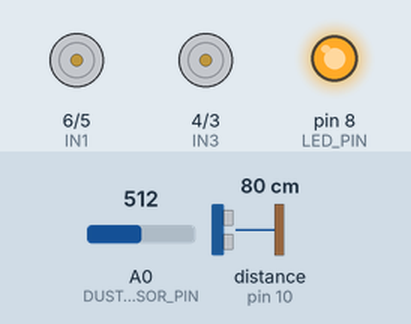
This sketch was run on a simulated Arduino Uno, built with avr-gcc and run on an emulated ATmega328P. Shown: motor-driver pin pairs drawn as motors (green arrow = first pin HIGH = forward, orange = second pin HIGH = backward, longer = more drive, scaled by the enable pin), output pins drawn as LEDs (lit = HIGH). Wiring (inferred from the names in the program): ultrasonic range finder: trigger pin 9; echo pin 10. The inputs (shaded band) are chosen by the test bench; at power-on: distance to the obstacle (sensor on pin 10) 80 cm, A0 (DUST_SENSOR_PIN) = 512. The echo pulse lasts 58.3 µs per cm; pins used as bus, display or sensor lines are not drawn.

Above: at 1.2 s.
1.3 s: distance to the obstacle (sensor on pin 10) set to 2 cm
At 2.5 s:
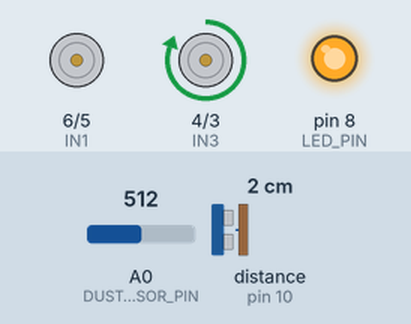
2.8 s: A0 (DUST_SENSOR_PIN) set to 22
4.3 s: A0 (DUST_SENSOR_PIN) set to 17
At 5.5 s:
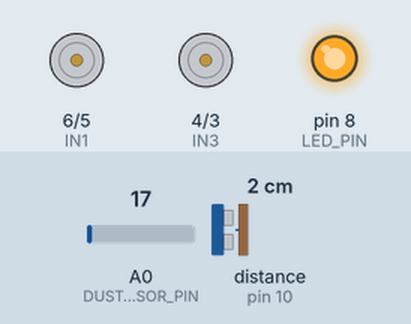
5.8 s: A0 (DUST_SENSOR_PIN) set to 122
At 7.0 s:
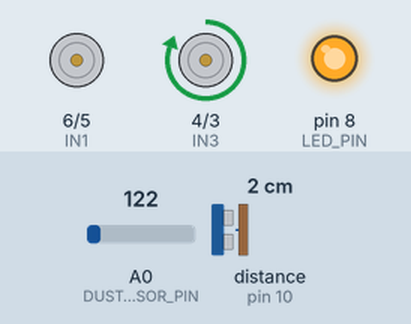
7.3 s: distance to the obstacle (sensor on pin 10) set to 23 cm
At 8.3 s:
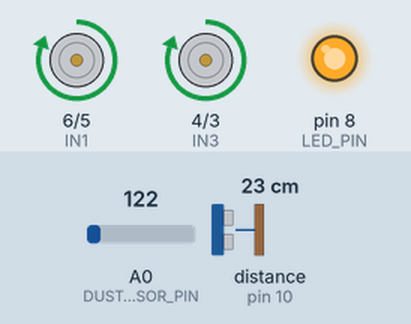
10.3 s: distance to the obstacle (sensor on pin 10) set to 20 cm
At 11.0 s:
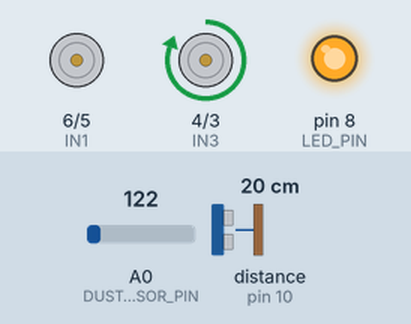
Timing chart, 0 to 12.9 s (numbered marks = the images above; inputs shaded):
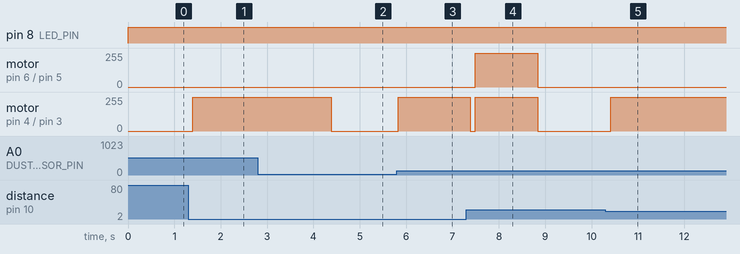

The sketch:

PID1.ino
```cpp
#define TRIG_PIN 9
#define ECHO_PIN 10
#define ENA 7
#define IN1 6
#define IN2 5
#define IN3 4
#define IN4 3
#define ENB 2
#define LED_PIN 8
#define DUST_SENSOR_PIN A0

long duration;
int distance;
int setPoint = 20; // Jarak dalam cm untuk menghindari halangan
int error, lastError;
float kp = 2.0, ki = 0.5, kd = 1.0;
float P, I, D;
float PIDValue;

void setup() {
  pinMode(TRIG_PIN, OUTPUT);
  pinMode(ECHO_PIN, INPUT);
  pinMode(IN1, OUTPUT);
  pinMode(IN2, OUTPUT);
  pinMode(IN3, OUTPUT);
  pinMode(IN4, OUTPUT);
  pinMode(ENA, OUTPUT);
  pinMode(ENB, OUTPUT);
  pinMode(LED_PIN, OUTPUT);
  pinMode(DUST_SENSOR_PIN, INPUT);

  Serial.begin(9600);
}

void loop() {
  // Mengukur jarak
  digitalWrite(TRIG_PIN, LOW);
  delayMicroseconds(2);
  digitalWrite(TRIG_PIN, HIGH);
  delayMicroseconds(10);
  digitalWrite(TRIG_PIN, LOW);
  duration = pulseIn(ECHO_PIN, HIGH);
  distance = duration * 0.034 / 2;

  // Mengukur konsentrasi debu
  digitalWrite(LED_PIN, LOW); // Mengaktifkan LED IR
  delayMicroseconds(280);
  int dustValue = analogRead(DUST_SENSOR_PIN);
  delayMicroseconds(40);
  digitalWrite(LED_PIN, HIGH); // Mematikan LED IR
  delayMicroseconds(9680);

  // PID control
  error = setPoint - distance;
  P = error;
  I += error;
  D = error - lastError;
  PIDValue = kp * P + ki * I + kd * D;
  lastError = error;

  // Logika penghindaran halangan dan deteksi debu
  if (dustValue < 20) { // Ganti 'threshold' dengan nilai yang sesuai untuk deteksi debu
    // Jika tidak ada debu, berhenti
    analogWrite(ENA, 0);
    analogWrite(ENB, 0);
    digitalWrite(IN1, LOW);
    digitalWrite(IN2, LOW);
    digitalWrite(IN3, LOW);
    digitalWrite(IN4, LOW);
  } else if (distance <= setPoint) {
    // Belok ke kanan
    analogWrite(ENA, 0);
    analogWrite(ENB, 255);
    digitalWrite(IN1, LOW);
    digitalWrite(IN2, HIGH);
    digitalWrite(IN3, HIGH);
    digitalWrite(IN4, LOW);
  } else {
    // Maju
    analogWrite(ENA, PIDValue);
    analogWrite(ENB, PIDValue);
    digitalWrite(IN1, HIGH);
    digitalWrite(IN2, LOW);
    digitalWrite(IN3, HIGH);
    digitalWrite(IN4, LOW);
  }

  delay(100);
}
```

Measured:
- the behaviour switches between 20 and 19 on A0 (DUST_SENSOR_PIN) (found by bisection; images 1 and 2)
- the behaviour switches between 22 and 21 cm on distance to the obstacle (sensor on pin 10) (found by bisection; images 4 and 5)
- after the input at 1.3 s, motor on pin 4 (IN3) / pin 3 (IN4): stopped → forward 255/255 after 0.10 s
- after the input at 4.3 s, motor on pin 4 (IN3) / pin 3 (IN4): forward 255/255 → stopped after 0.09 s
- after the input at 5.8 s, motor on pin 4 (IN3) / pin 3 (IN4): stopped → forward 255/255 at once
- after the input at 7.3 s, motor on pin 6 (IN1) / pin 5 (IN2): stopped → forward 255/255 after 0.20 s, → stopped 1.3 s later; motor on pin 4 (IN3) / pin 3 (IN4): forward 255/255 → stopped after 0.08 s, → forward 255/255 0.11 s later, → stopped 1.3 s later
- after the input at 10.3 s, motor on pin 4 (IN3) / pin 3 (IN4): stopped → forward 255/255 after 0.11 s
